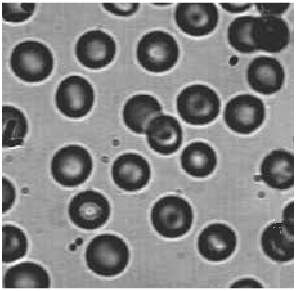
#> input picture Data/thumbnail_blood.png, 296 x 291 px, found by its file name
$ jupyter execute 'Template Match.ipynb'
#> lines starting #> are read from the running program, lines starting #| are printed output that depends on the picture; after the words box and inside, x2 and y2 are one past the last pixel; in counts of white or black regions, pixels touching at a corner belong together
[cell 1]
# This program is for the book "Digital Image Processing" by Dr. Mahmood Azimi-Sadjadi.
# Copyright Copyright (c) 2026 Yifan Yang and Dr. Mahmood Azimi-Sadjadi.
# Contact: mahmood.azimi-sadjadi@colostate.edu

# Give colab access to google drive

[cell 2]
# give colab access to google drive
from google.colab import drive
drive.mount('/content/drive', force_remount=True)

[cell 3]
import numpy as np
import cv2
from google.colab.patches import cv2_imshow
import matplotlib.pyplot as plt

# ---------------- CONFIG ----------------
work_path = '/content/drive/MyDrive/DigitalImageProcessing/'
img_bgr = cv2.imread(work_path + 'Data/thumbnail_blood.png')
#> img_bgr is the input picture: shape (291, 296, 3); min 25, max 255, mean 133.9
img_gray = cv2.cvtColor(img_bgr, cv2.COLOR_BGR2GRAY)

# original selected template
template = img_gray[34:85, 7:58]
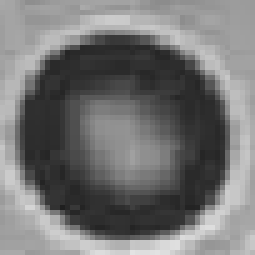
#> template: shape (51, 51) (shown 5 times larger); min 31, max 227, mean 116.6
# coordinates of the selected template crop in the original image (top-left)
tmpl_x, tmpl_y = 7, 34

h, w = template.shape
#> h = 51; w = 51
H, W = img_gray.shape
#> H = 291; W = 296

# matching / filtering params
threshold = 0.25        # TM_CCOEFF_NORMED threshold (lower to catch weak/edge matches)
peak_neighborhood = max(3, min(h, w) // 3)  # neighborhood for local max suppression
#> peak_neighborhood = 17
edge_margin = 20        # px from border considered "edge band" for relaxed acceptance

# verification using patch statistics
patch_std_min = 7.0     # reject patches with very low std (likely empty/flat)
template_mean = float(template.mean())
#> template_mean = 116.6
mean_tol = 18.0         # allowed absolute difference between patch mean and template mean
strong_score_thresh = 0.45  # allow strong matches even if mean differs

# NMS
nms_iou_thresh = 0.30

# padding so the full template can be placed partially outside the original image
pad_top = h - 1
#> pad_top = 50
pad_bottom = h - 1
#> pad_bottom = 50
pad_left = w - 1
#> pad_left = 50
pad_right = w - 1
#> pad_right = 50

# ---------------- HELPERS ----------------
def nms_iou(detections, iou_thresh=0.3):
    # detections: Nx5 array (x1,y1,x2,y2,score)
    if len(detections) == 0:
        return np.empty((0,5))
    x1 = detections[:, 0].astype(float)
    y1 = detections[:, 1].astype(float)
    x2 = detections[:, 2].astype(float)
    y2 = detections[:, 3].astype(float)
    scores = detections[:, 4].astype(float)

    areas = (x2 - x1 + 1) * (y2 - y1 + 1)
    order = scores.argsort()[::-1]

    keep = []
    while order.size > 0:
        i = int(order[0])
        keep.append(i)
        if order.size == 1:
            break
        xx1 = np.maximum(x1[i], x1[order[1:]])
        yy1 = np.maximum(y1[i], y1[order[1:]])
        xx2 = np.minimum(x2[i], x2[order[1:]])
        yy2 = np.minimum(y2[i], y2[order[1:]])

        w_ = np.maximum(0.0, xx2 - xx1 + 1)
        h_ = np.maximum(0.0, yy2 - yy1 + 1)
        inter = w_ * h_
        iou = inter / (areas[i] + areas[order[1:]] - inter + 1e-12)

        remaining = np.where(iou <= iou_thresh)[0]
        order = order[remaining + 1]
    return detections[keep].astype(int)

# ---------------- VISUALIZE TEMPLATE ----------------
plt.figure(figsize=(3,3))
plt.imshow(template, cmap='gray')
plt.title('Template')
plt.axis('off')

# ---------------- PAD IMAGE & MATCH ----------------
img_gray_p = cv2.copyMakeBorder(img_gray, pad_top, pad_bottom, pad_left, pad_right,
                                borderType=cv2.BORDER_REFLECT)
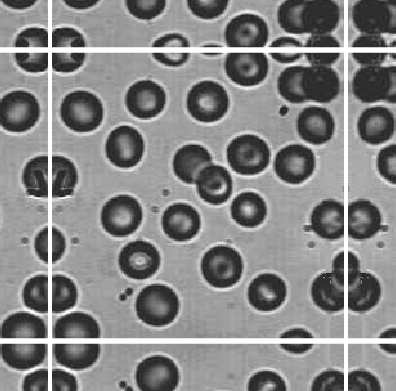
#> img_gray_p: shape (391, 396); min 25, max 255, mean 133.2

plt.figure(figsize=(3,3))
plt.imshow(img_gray_p, cmap='gray')
plt.title('Padded Image')
plt.axis('off')
plt.show()


res = cv2.matchTemplate(img_gray_p, template, cv2.TM_CCOEFF_NORMED)
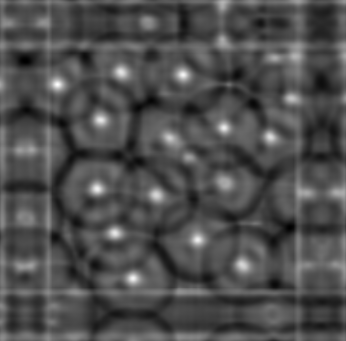
#> res: shape (341, 346) float32; min -0.462, max 1, mean -0.0104; drawn with min black and max white

# local peak detection
if peak_neighborhood % 2 == 0:
    peak_neighborhood += 1
kernel = np.ones((peak_neighborhood, peak_neighborhood), np.uint8)
res_dil = cv2.dilate(res, kernel)
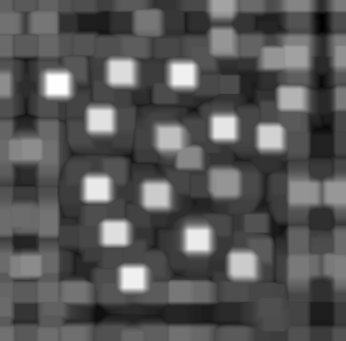
#> res_dil: shape (341, 346) float32; min -0.187, max 1, mean 0.223; drawn with min black and max white
peaks_mask = (res == res_dil) & (res >= threshold)
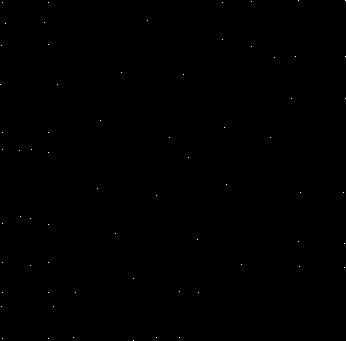
#> peaks_mask: shape (341, 346) bool; 0.06% white in thin lines or dots
ys, xs = np.where(peaks_mask)
#> ys = 66 values from 0 to 340; xs = 66 values, max 345 at index 1, min 0 at index 18, mean 141.2
print(f"Found {len(xs)} peak candidates (threshold={threshold}, neighborhood={peak_neighborhood})")
#| Found 66 peak candidates (threshold=0.25, neighborhood=17)

# collect detections mapped to original image coordinates, with mean/std verification
dets = []
for (xp, yp) in zip(xs, ys):
    # patch in padded image coordinates
    patch = img_gray_p[yp:yp + h, xp:xp + w]
    if patch.shape != (h, w):
        # safety: skip malformed patches
        continue

    patch_mean = float(patch.mean())
    patch_std = float(patch.std())
    score = float(res[yp, xp])

    # simple verification:
    # - reject if patch is very flat (low std)
    # - reject if patch mean is far from template mean, unless the match score is strong
    if patch_std < patch_std_min:
        # likely empty or flat background -> reject
        continue
    if abs(patch_mean - template_mean) > mean_tol and score < strong_score_thresh:
        # mean differs substantially and score isn't strong -> reject
        continue

    # map padded top-left back to original image coords
    x = int(xp - pad_left)
    y = int(yp - pad_top)
    x1 = x
    y1 = y
    x2 = x + w - 1
    y2 = y + h - 1

    # Accept candidate if:
    # - it is interior (fully inside), OR
    # - it is partially outside the original image (partial template), OR
    # - it is within edge_margin of any border (near edge)
    partly_outside = (x1 < 0) or (y1 < 0) or (x2 >= W) or (y2 >= H)
    near_edge = (x1 < edge_margin) or (y1 < edge_margin) or (x2 >= W - edge_margin) or (y2 >= H - edge_margin)
    if partly_outside or near_edge or (0 <= x1 and 0 <= y1 and x2 < W and y2 < H):
        dets.append([x1, y1, x2, y2, score])
#> this loop made 66 passes
#> (xp, yp, patch_mean, patch_std, score, x, y, x1) on passes 1, 2, 3, 6, 8, 10, 13, 14, 15, 16, 17, 18: (298, 0, 106.2, 75.84, 0.432, 248, -50, 248), (345, 0, 102.4, 73.28, 0.386, 295, -50, 295), (251, 1, 123.5, 68.03, 0.31, 201, -49, 201), (222, 2, 130.3, 68.21, 0.574, 172, -48, 172), (44, 22, 134.1, 75.39, 0.366, -6, -28, -6), (222, 39, 121.2, 70.83, 0.51, 172, -11, 172), (251, 46, 125.1, 68.95, 0.274, 201, -4, 201), (295, 56, 96.87, 61.91, 0.565, 245, 6, 245), (345, 56, 99.9, 65.28, 0.49, 295, 6, 295), (274, 57, 93, 55.89, 0.507, 224, 7, 224), (121, 72, 124.1, 55.08, 0.837, 71, 22, 71), (183, 74, 118.8, 59.01, 0.933, 133, 24, 133)
#> (xp, yp, patch_mean, patch_std, score) on passes 4, 5, 7, 9, 11, 12: (2, 2, 151.1, 66.32, 0.27), (48, 2, 151.6, 65.89, 0.269), (147, 20, 153.2, 54.59, 0.368), (5, 23, 134.6, 75.72, 0.341), (48, 44, 152.1, 65.07, 0.296), (1, 45, 152.1, 65.2, 0.309)
#> pass 1, `patch = img_gray_p[yp:yp + h, xp:xp + w]`:
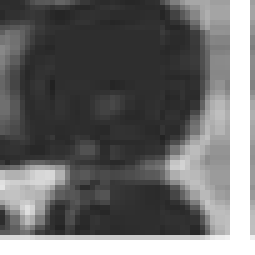
#> patch: shape (51, 51) (shown 5 times larger); min 33, max 255, mean 106.2
#> pass 2, `patch = img_gray_p[yp:yp + h, xp:xp + w]`:
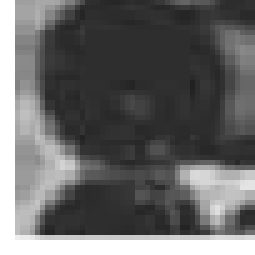
#> patch: shape (51, 51) (shown 5 times larger); min 33, max 255, mean 102.4
#> pass 3, `patch = img_gray_p[yp:yp + h, xp:xp + w]`:
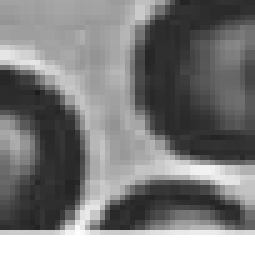
#> patch: shape (51, 51) (shown 5 times larger); min 29, max 255, mean 123.5
#> after the loop, dets = 42 items, first 6: [248, -50, 298, 0, 0.432], [295, -50, 345, 0, 0.386], [201, -49, 251, 1, 0.31], [172, -48, 222, 2, 0.574], [-6, -28, 44, 22, 0.366], [172, -11, 222, 39, 0.51]

dets = np.array(dets, dtype=float)
#> dets = 42 rows, first 6: [248, -50, 298, 0, 0.432], [295, -50, 345, 0, 0.386], [201, -49, 251, 1, 0.31], [172, -48, 222, 2, 0.574], [-6, -28, 44, 22, 0.366], [172, -11, 222, 39, 0.51]
print("Candidates after mapping+mean-check:", len(dets))
#| Candidates after mapping+mean-check: 42

# ---------------- NMS & DRAW ----------------
if dets.size == 0:
    print("No detections after filtering.")
else:
    kept = nms_iou(dets, iou_thresh=nms_iou_thresh)
#> in nms_iou, `x1 = detections[:, 0].astype(float)`: x1 = 42 values, max 295 at index 1, min -50 at index 12, mean 124.1
#> in nms_iou, `y1 = detections[:, 1].astype(float)`: y1 = 42 values from -50 to 290
#> in nms_iou, `x2 = detections[:, 2].astype(float)`: x2 = 42 values, max 345 at index 1, min 0 at index 12, mean 174.1
#> in nms_iou, `y2 = detections[:, 3].astype(float)`: y2 = 42 values from 0 to 340
#> in nms_iou, `scores = detections[:, 4].astype(float)`: scores = 42 values, max 1 at index 13, min 0.265 at index 38, mean 0.555
#> in nms_iou, `areas = (x2 - x1 + 1) * (y2 - y1 + 1)`: areas = 42 values from 2601 to 2601
#> in nms_iou, `order = scores.argsort()[::-1]`: order = 42 values, max 41 at index 38, min 0 at index 27, mean 20.5
#> the loop in nms_iou, `while order.size > 0:` made 38 passes
#> i on passes 1 to 12: 13, 11, 34, 29, 24, 17, 16, 28, 10, 19, 30, 27
#> (i, xx1, yy1, xx2, yy2, w_, h_, inter) on passes 32 to 33: (39, [-2, -2, 201, -48, 83, -48, 201, 3], [288, 288, 288, 288, 290, 288, 288, 288], [2, 2, 2, 1, 2, 2, 2, 2], [338, 292, 1, 306, 338, 292, 46, 306], [5, 5, 0, 50, 0, 51, 0, 0], [51, 5, 0, 19, 49, 5, 0, 19], [255, 25, 0, 950, 0, 255, 0, 0]), (40, [-2, 201, -2, 83, -2, 201, 3], [288, 288, 288, 290, 288, 288, 288], [48, 48, 1, 48, 2, 48, 48], [292, 1, 306, 338, 292, 46, 306], [51, 0, 4, 0, 5, 0, 46], [5, 0, 19, 49, 5, 0, 19], [255, 0, 76, 0, 25, 0, 874])
    print("Kept after NMS:", len(kept))
#| Kept after NMS: 38

    result = img_bgr.copy()
    for (x1, y1, x2, y2, score) in kept:
        # clip for drawing
        cx1 = max(0, x1); cy1 = max(0, y1)
        cx2 = min(W-1, x2); cy2 = min(H-1, y2)
        # If this detection's top-left matches the selected template crop top-left, color green.
        if (x1 == tmpl_x) and (y1 == tmpl_y):
            color = (0, 255, 0)  # green
        else:
            color = (0, 0, 255)  # red
        cv2.rectangle(result, (cx1, cy1), (cx2, cy2), color, 2)
#> this loop made 38 passes
#> (x1, y1, x2, y2) on passes 1 to 12: (7, 34, 57, 84), (133, 24, 183, 74), (83, 228, 133, 278), (147, 189, 197, 239), (47, 138, 97, 188), (174, 77, 224, 127), (50, 70, 100, 120), (65, 183, 115, 233), (71, 22, 121, 72), (220, 87, 270, 137), (191, 214, 241, 264), (106, 145, 156, 195)
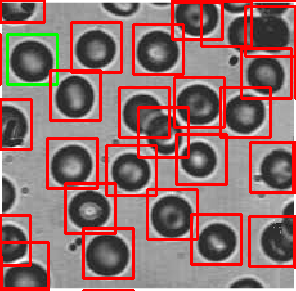
#> result: shape (291, 296, 3); 16.33% of pixels changed, all inside (x1, y1, x2, y2) = (0, 0, 296, 291)

    concat = np.concatenate((img_bgr, result), axis=1)
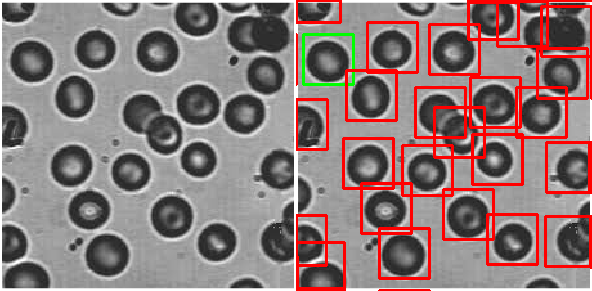
#> concat: shape (291, 592, 3); mean B, G, R 120.6, 121.5, 140.6
    plt.figure(figsize=(12,6))
    cv2_imshow(concat)

$ run again, with Data/lung.png copied over Data/thumbnail_blood.png
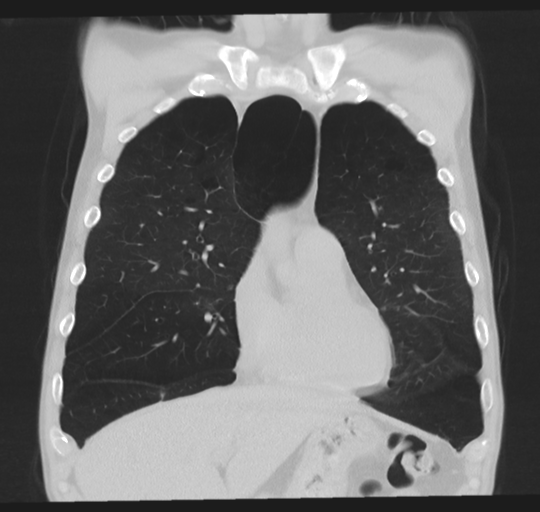
#> input picture Data/lung.png, 540 x 512 px, found by its file name
#> img_bgr is the input picture: shape (512, 540, 3); min 28, max 255, mean 104.6
#> template_mean = 38.63
#> `res_dil = cv2.dilate(res, kernel)`:
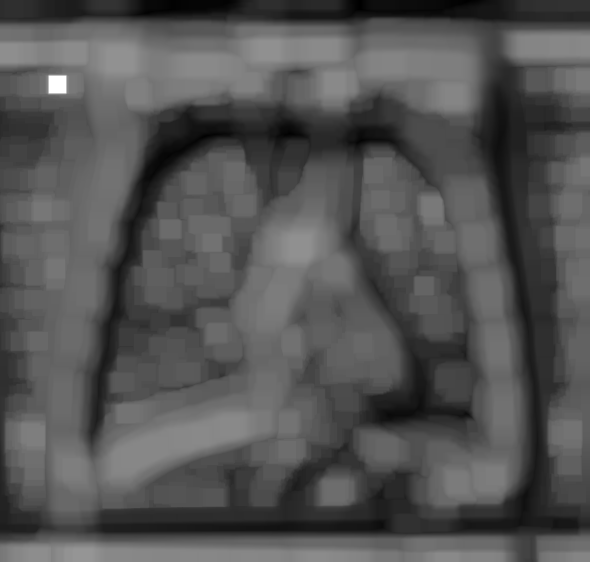
#> res_dil: shape (562, 590) float32; min -0.309, max 1, mean 0.123; drawn with min black and max white
#> peaks_mask: shape (562, 590) bool; 0.03% white in thin lines or dots
#> ys = 86 values from 38 to 561; xs = 86 values, max 589 at index 4, min 2 at index 0, mean 286.3
#| Found 86 peak candidates (threshold=0.25, neighborhood=17)
#> the loop `for (xp, yp) in zip(xs, ys):` made 86 passes
#> (xp, yp, patch_mean, patch_std, score) on passes 1 to 8: (2, 38, 32.77, 5.89, 0.276), (17, 38, 33.11, 6.43, 0.271), (533, 45, 35.37, 4.88, 0.374), (559, 45, 35.29, 4.77, 0.387), (589, 45, 35.35, 4.85, 0.389), (322, 49, 142.6, 71.99, 0.4), (269, 50, 134, 77.03, 0.434), (45, 52, 35.61, 5.44, 0.359)
#> after the loop `for (xp, yp) in zip(xs, ys):`: dets = [[337, 176, 387, 226, 0.252], [162, 192, 212, 242, 0.278], [32, 508, 82, 558, 0.459], [532, 511, 582, 561, 0.373]]
#| Candidates after mapping+mean-check: 4
#> in nms_iou, `x1 = detections[:, 0].astype(float)`: x1 = [337, 162, 32, 532]
#> in nms_iou, `y1 = detections[:, 1].astype(float)`: y1 = [176, 192, 508, 511]
#> in nms_iou, `x2 = detections[:, 2].astype(float)`: x2 = [387, 212, 82, 582]
#> in nms_iou, `y2 = detections[:, 3].astype(float)`: y2 = [226, 242, 558, 561]
#> scores = [0.252, 0.278, 0.459, 0.373]
#> areas = [2601, 2601, 2601, 2601]
#> in nms_iou, `order = scores.argsort()[::-1]`: order = [2, 3, 1, 0]
#> the loop in nms_iou, `while order.size > 0:` made 4 passes
#> (i, xx1, yy1, xx2, yy2, h_, remaining, order) on pass 1: (2, [532, 162, 337], [511, 508, 508], [82, 82, 82], [558, 242, 226], [48, 0, 0], [0, 1, 2], [3, 1, 0])
#> kept = [[32, 508, 82, 558, 0], [532, 511, 582, 561, 0], [162, 192, 212, 242, 0], [337, 176, 387, 226, 0]]
#| Kept after NMS: 4
#> the loop `for (x1, y1, x2, y2, score) in kept:` made 4 passes
#> (x1, y1, x2, y2, cx1, cy1, cx2, cy2) on passes 1 to 4: (32, 508, 82, 558, 32, 508, 82, 511), (532, 511, 582, 561, 532, 511, 539, 511), (162, 192, 212, 242, 162, 192, 212, 242), (337, 176, 387, 226, 337, 176, 387, 226)
#> `concat = np.concatenate((img_bgr, result), axis=1)`:
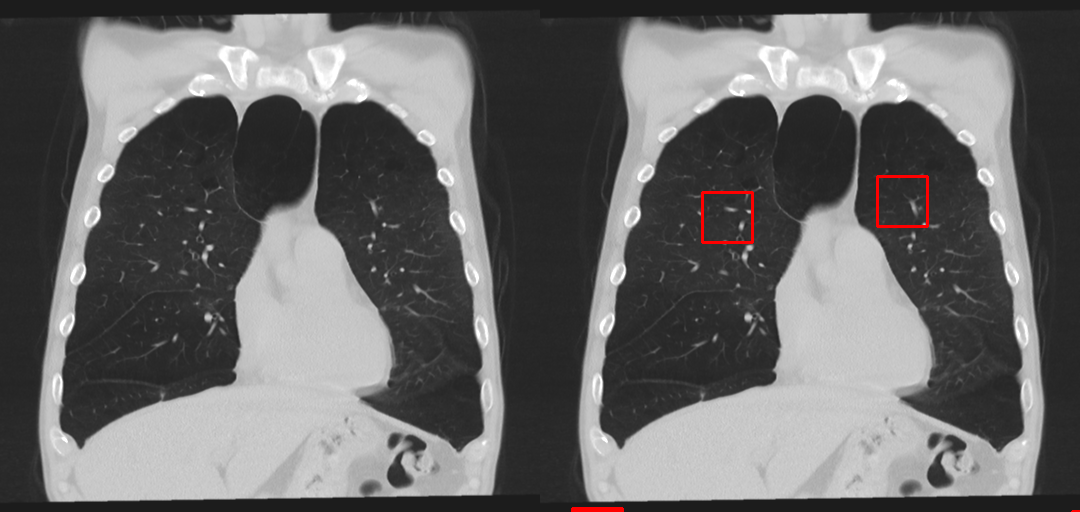
#> concat: shape (512, 1080, 3); mean B, G, R 104.5, 104.5, 105.2

$ run again, with Data/rbc1.png copied over Data/thumbnail_blood.png
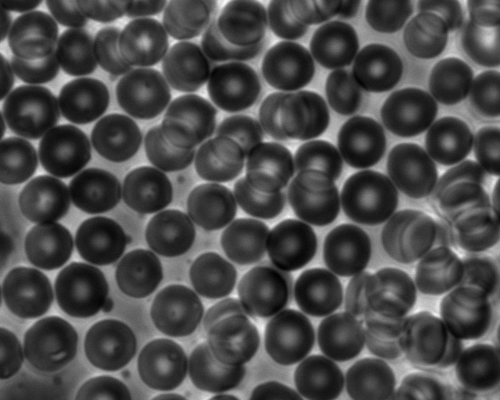
#> input picture Data/rbc1.png, 500 x 400 px, found by its file name
#> img_bgr is the input picture: shape (400, 500, 3); min 0, max 254, mean 75.4
#> template_mean = 77.32
#> peaks_mask: shape (450, 550) bool; 0.08% white in thin lines or dots
#> ys = 205 values from 0 to 449; xs = 205 values, max 549 at index 22, min 3 at index 58, mean 277.2
#| Found 205 peak candidates (threshold=0.25, neighborhood=17)
#> the loop `for (xp, yp) in zip(xs, ys):` made 205 passes
#> (xp, yp, patch_mean, patch_std, score, x, y, x1) on passes 1 to 3: (80, 0, 68.39, 37.68, 0.275, 30, -50, 30), (109, 0, 76.06, 42.36, 0.364, 59, -50, 59), (262, 0, 77.23, 45.56, 0.384, 212, -50, 212)
#| Candidates after mapping+mean-check: 184
#| Kept after NMS: 166
#> the loop `for (x1, y1, x2, y2, score) in kept:` made 166 passes
#> (x1, y1, x2, y2, score) on passes 1 to 3: (7, 34, 57, 84, 1), (15, 174, 65, 224, 0), (377, 87, 427, 137, 0)
#> `concat = np.concatenate((img_bgr, result), axis=1)`:
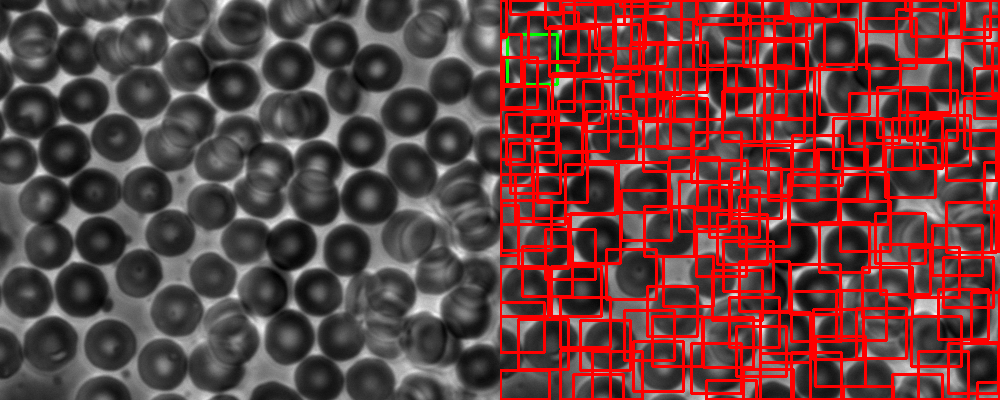
#> concat: shape (400, 1000, 3); mean B, G, R 60.8, 61, 105.2
